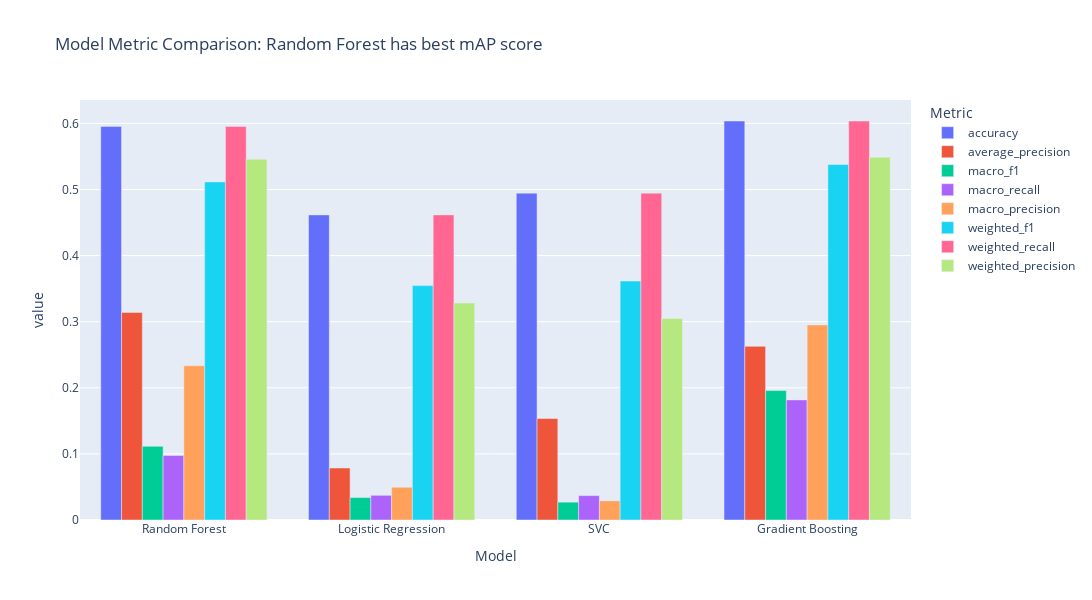

The notebook cell this image was saved under:
### Code cell
fig = px.bar(
    metrics_df,
    x="model_name",
    y="value",
    color="metric",
    barmode="group",
    title="Model Metric Comparison: Random Forest has best mAP score",
    labels={"Value": "Score", "model_name": "Model", "metric": "Metric"},
)
fig.update_layout(width=1200, height=600, legend_title_text="Metric")
fig.show()

fig.write_image("images/model_metrics_comparison.png", width=1200, height=600)

### Figure 1 — Plotly figure (JSON) as saved in the notebook; plotly's stock layout.template omitted (floating-point values rounded to 4 significant figures)
{"data": [{"alignmentgroup": "True", "hovertemplate": "Metric=accuracy<br>Model=%{x}<br>value=%{y}<extra></extra>", "legendgroup": "accuracy", "marker": {"color": "#636efa", "pattern": {"shape": ""}}, "name": "accuracy", "offsetgroup": "accuracy", "orientation": "v", "showlegend": true, "textposition": "auto", "x": ["Random Forest", "Logistic Regression", "SVC", "Gradient Boosting"], "xaxis": "x", "y": [0.5955, 0.4616, 0.4945, 0.6036], "yaxis": "y", "type": "bar"}, {"alignmentgroup": "True", "hovertemplate": "Metric=average_precision<br>Model=%{x}<br>value=%{y}<extra></extra>", "legendgroup": "average_precision", "marker": {"color": "#EF553B", "pattern": {"shape": ""}}, "name": "average_precision", "offsetgroup": "average_precision", "orientation": "v", "showlegend": true, "textposition": "auto", "x": ["Random Forest", "Logistic Regression", "SVC", "Gradient Boosting"], "xaxis": "x", "y": [0.314, 0.07865, 0.1536, 0.2627], "yaxis": "y", "type": "bar"}, {"alignmentgroup": "True", "hovertemplate": "Metric=macro_f1<br>Model=%{x}<br>value=%{y}<extra></extra>", "legendgroup": "macro_f1", "marker": {"color": "#00cc96", "pattern": {"shape": ""}}, "name": "macro_f1", "offsetgroup": "macro_f1", "orientation": "v", "showlegend": true, "textposition": "auto", "x": ["Random Forest", "Logistic Regression", "SVC", "Gradient Boosting"], "xaxis": "x", "y": [0.1115, 0.03398, 0.02697, 0.1958], "yaxis": "y", "type": "bar"}, {"alignmentgroup": "True", "hovertemplate": "Metric=macro_recall<br>Model=%{x}<br>value=%{y}<extra></extra>", "legendgroup": "macro_recall", "marker": {"color": "#ab63fa", "pattern": {"shape": ""}}, "name": "macro_recall", "offsetgroup": "macro_recall", "orientation": "v", "showlegend": true, "textposition": "auto", "x": ["Random Forest", "Logistic Regression", "SVC", "Gradient Boosting"], "xaxis": "x", "y": [0.09761, 0.03737, 0.0369, 0.1817], "yaxis": "y", "type": "bar"}, {"alignmentgroup": "True", "hovertemplate": "Metric=macro_precision<br>Model=%{x}<br>value=%{y}<extra></extra>", "legendgroup": "macro_precision", "marker": {"color": "#FFA15A", "pattern": {"shape": ""}}, "name": "macro_precision", "offsetgroup": "macro_precision", "orientation": "v", "showlegend": true, "textposition": "auto", "x": ["Random Forest", "Logistic Regression", "SVC", "Gradient Boosting"], "xaxis": "x", "y": [0.2334, 0.04954, 0.02897, 0.2951], "yaxis": "y", "type": "bar"}, {"alignmentgroup": "True", "hovertemplate": "Metric=weighted_f1<br>Model=%{x}<br>value=%{y}<extra></extra>", "legendgroup": "weighted_f1", "marker": {"color": "#19d3f3", "pattern": {"shape": ""}}, "name": "weighted_f1", "offsetgroup": "weighted_f1", "orientation": "v", "showlegend": true, "textposition": "auto", "x": ["Random Forest", "Logistic Regression", "SVC", "Gradient Boosting"], "xaxis": "x", "y": [0.5115, 0.3546, 0.3615, 0.5378], "yaxis": "y", "type": "bar"}, {"alignmentgroup": "True", "hovertemplate": "Metric=weighted_recall<br>Model=%{x}<br>value=%{y}<extra></extra>", "legendgroup": "weighted_recall", "marker": {"color": "#FF6692", "pattern": {"shape": ""}}, "name": "weighted_recall", "offsetgroup": "weighted_recall", "orientation": "v", "showlegend": true, "textposition": "auto", "x": ["Random Forest", "Logistic Regression", "SVC", "Gradient Boosting"], "xaxis": "x", "y": [0.5955, 0.4616, 0.4945, 0.6036], "yaxis": "y", "type": "bar"}, {"alignmentgroup": "True", "hovertemplate": "Metric=weighted_precision<br>Model=%{x}<br>value=%{y}<extra></extra>", "legendgroup": "weighted_precision", "marker": {"color": "#B6E880", "pattern": {"shape": ""}}, "name": "weighted_precision", "offsetgroup": "weighted_precision", "orientation": "v", "showlegend": true, "textposition": "auto", "x": ["Random Forest", "Logistic Regression", "SVC", "Gradient Boosting"], "xaxis": "x", "y": [0.5459, 0.3284, 0.3049, 0.5489], "yaxis": "y", "type": "bar"}], "layout": {"xaxis": {"anchor": "y", "domain": [0.0, 1.0], "title": {"text": "Model"}}, "yaxis": {"anchor": "x", "domain": [0.0, 1.0], "title": {"text": "value"}}, "legend": {"title": {"text": "Metric"}, "tracegroupgap": 0}, "title": {"text": "Model Metric Comparison: Random Forest has best mAP score"}, "barmode": "group", "width": 1200, "height": 600}}
